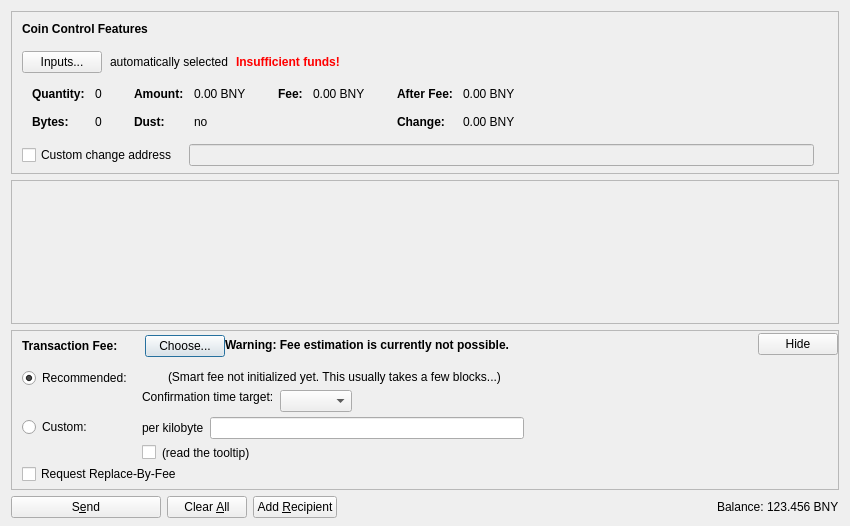
<?xml version="1.0" encoding="UTF-8"?>
<ui version="4.0">
 <class>SendCoinsDialog</class>
 <widget class="QDialog" name="SendCoinsDialog">
  <property name="geometry">
   <rect>
    <x>0</x>
    <y>0</y>
    <width>850</width>
    <height>526</height>
   </rect>
  </property>
  <property name="windowTitle">
   <string>Send Coins</string>
  </property>
  <layout class="QVBoxLayout" name="verticalLayout" stretch="0,1,0,0">
   <property name="bottomMargin">
    <number>8</number>
   </property>
   <item>
    <widget class="QFrame" name="frameCoinControl">
     <property name="sizePolicy">
      <sizepolicy hsizetype="Expanding" vsizetype="Expanding">
       <horstretch>0</horstretch>
       <verstretch>0</verstretch>
      </sizepolicy>
     </property>
     <property name="maximumSize">
      <size>
       <width>16777215</width>
       <height>16777215</height>
      </size>
     </property>
     <property name="frameShape">
      <enum>QFrame::StyledPanel</enum>
     </property>
     <property name="frameShadow">
      <enum>QFrame::Sunken</enum>
     </property>
     <layout class="QVBoxLayout" name="verticalLayoutCoinControl2">
      <property name="spacing">
       <number>0</number>
      </property>
      <property name="leftMargin">
       <number>0</number>
      </property>
      <property name="topMargin">
       <number>0</number>
      </property>
      <property name="rightMargin">
       <number>0</number>
      </property>
      <property name="bottomMargin">
       <number>6</number>
      </property>
      <item>
       <layout class="QVBoxLayout" name="verticalLayoutCoinControl" stretch="0,0,0,0,1">
        <property name="spacing">
         <number>0</number>
        </property>
        <property name="leftMargin">
         <number>10</number>
        </property>
        <property name="topMargin">
         <number>10</number>
        </property>
        <item>
         <layout class="QHBoxLayout" name="horizontalLayoutCoinControl1">
          <property name="bottomMargin">
           <number>15</number>
          </property>
          <item>
           <widget class="QLabel" name="labelCoinControlFeatures">
            <property name="sizePolicy">
             <sizepolicy hsizetype="Preferred" vsizetype="Maximum">
              <horstretch>0</horstretch>
              <verstretch>0</verstretch>
             </sizepolicy>
            </property>
            <property name="font">
             <font>
              <weight>75</weight>
              <bold>true</bold>
             </font>
            </property>
            <property name="styleSheet">
             <string notr="true">font-weight:bold;</string>
            </property>
            <property name="text">
             <string>Coin Control Features</string>
            </property>
           </widget>
          </item>
         </layout>
        </item>
        <item>
         <layout class="QHBoxLayout" name="horizontalLayoutCoinControl2" stretch="0,0,0,0">
          <property name="spacing">
           <number>8</number>
          </property>
          <property name="bottomMargin">
           <number>10</number>
          </property>
          <item>
           <widget class="QPushButton" name="pushButtonCoinControl">
            <property name="styleSheet">
             <string notr="true"/>
            </property>
            <property name="text">
             <string>Inputs...</string>
            </property>
            <property name="autoDefault">
             <bool>false</bool>
            </property>
           </widget>
          </item>
          <item>
           <widget class="QLabel" name="labelCoinControlAutomaticallySelected">
            <property name="text">
             <string>automatically selected</string>
            </property>
            <property name="margin">
             <number>5</number>
            </property>
           </widget>
          </item>
          <item>
           <widget class="QLabel" name="labelCoinControlInsuffFunds">
            <property name="font">
             <font>
              <weight>75</weight>
              <bold>true</bold>
             </font>
            </property>
            <property name="styleSheet">
             <string notr="true">color:red;font-weight:bold;</string>
            </property>
            <property name="text">
             <string>Insufficient funds!</string>
            </property>
            <property name="margin">
             <number>5</number>
            </property>
           </widget>
          </item>
          <item>
           <spacer name="horizontalSpacerCoinControl">
            <property name="orientation">
             <enum>Qt::Horizontal</enum>
            </property>
            <property name="sizeHint" stdset="0">
             <size>
              <width>40</width>
              <height>1</height>
             </size>
            </property>
           </spacer>
          </item>
         </layout>
        </item>
        <item>
         <widget class="QWidget" name="widgetCoinControl" native="true">
          <property name="sizePolicy">
           <sizepolicy hsizetype="Preferred" vsizetype="Preferred">
            <horstretch>0</horstretch>
            <verstretch>0</verstretch>
           </sizepolicy>
          </property>
          <property name="minimumSize">
           <size>
            <width>0</width>
            <height>0</height>
           </size>
          </property>
          <property name="styleSheet">
           <string notr="true"/>
          </property>
          <layout class="QHBoxLayout" name="horizontalLayoutCoinControl5">
           <property name="leftMargin">
            <number>0</number>
           </property>
           <property name="topMargin">
            <number>0</number>
           </property>
           <property name="rightMargin">
            <number>0</number>
           </property>
           <property name="bottomMargin">
            <number>0</number>
           </property>
           <item>
            <layout class="QHBoxLayout" name="horizontalLayoutCoinControl3" stretch="0,0,0,1">
             <property name="spacing">
              <number>20</number>
             </property>
             <property name="topMargin">
              <number>0</number>
             </property>
             <property name="bottomMargin">
              <number>10</number>
             </property>
             <item>
              <layout class="QFormLayout" name="formLayoutCoinControl1">
               <property name="horizontalSpacing">
                <number>10</number>
               </property>
               <property name="verticalSpacing">
                <number>14</number>
               </property>
               <property name="leftMargin">
                <number>10</number>
               </property>
               <property name="topMargin">
                <number>4</number>
               </property>
               <property name="rightMargin">
                <number>6</number>
               </property>
               <item row="0" column="0">
                <widget class="QLabel" name="labelCoinControlQuantityText">
                 <property name="font">
                  <font>
                   <weight>75</weight>
                   <bold>true</bold>
                  </font>
                 </property>
                 <property name="text">
                  <string>Quantity:</string>
                 </property>
                 <property name="margin">
                  <number>0</number>
                 </property>
                </widget>
               </item>
               <item row="0" column="1">
                <widget class="QLabel" name="labelCoinControlQuantity">
                 <property name="cursor">
                  <cursorShape>IBeamCursor</cursorShape>
                 </property>
                 <property name="contextMenuPolicy">
                  <enum>Qt::ActionsContextMenu</enum>
                 </property>
                 <property name="text">
                  <string notr="true">0</string>
                 </property>
                 <property name="margin">
                  <number>0</number>
                 </property>
                 <property name="textInteractionFlags">
                  <set>Qt::LinksAccessibleByMouse|Qt::TextSelectableByKeyboard|Qt::TextSelectableByMouse</set>
                 </property>
                </widget>
               </item>
               <item row="1" column="0">
                <widget class="QLabel" name="labelCoinControlBytesText">
                 <property name="font">
                  <font>
                   <weight>75</weight>
                   <bold>true</bold>
                  </font>
                 </property>
                 <property name="text">
                  <string>Bytes:</string>
                 </property>
                </widget>
               </item>
               <item row="1" column="1">
                <widget class="QLabel" name="labelCoinControlBytes">
                 <property name="cursor">
                  <cursorShape>IBeamCursor</cursorShape>
                 </property>
                 <property name="contextMenuPolicy">
                  <enum>Qt::ActionsContextMenu</enum>
                 </property>
                 <property name="text">
                  <string notr="true">0</string>
                 </property>
                 <property name="textInteractionFlags">
                  <set>Qt::LinksAccessibleByMouse|Qt::TextSelectableByKeyboard|Qt::TextSelectableByMouse</set>
                 </property>
                </widget>
               </item>
              </layout>
             </item>
             <item>
              <layout class="QFormLayout" name="formLayoutCoinControl2">
               <property name="horizontalSpacing">
                <number>10</number>
               </property>
               <property name="verticalSpacing">
                <number>14</number>
               </property>
               <property name="leftMargin">
                <number>6</number>
               </property>
               <property name="topMargin">
                <number>4</number>
               </property>
               <property name="rightMargin">
                <number>6</number>
               </property>
               <item row="0" column="0">
                <widget class="QLabel" name="labelCoinControlAmountText">
                 <property name="font">
                  <font>
                   <weight>75</weight>
                   <bold>true</bold>
                  </font>
                 </property>
                 <property name="text">
                  <string>Amount:</string>
                 </property>
                 <property name="margin">
                  <number>0</number>
                 </property>
                </widget>
               </item>
               <item row="0" column="1">
                <widget class="QLabel" name="labelCoinControlAmount">
                 <property name="cursor">
                  <cursorShape>IBeamCursor</cursorShape>
                 </property>
                 <property name="contextMenuPolicy">
                  <enum>Qt::ActionsContextMenu</enum>
                 </property>
                 <property name="text">
                  <string notr="true">0.00 BNY</string>
                 </property>
                 <property name="textInteractionFlags">
                  <set>Qt::LinksAccessibleByMouse|Qt::TextSelectableByKeyboard|Qt::TextSelectableByMouse</set>
                 </property>
                </widget>
               </item>
               <item row="1" column="0">
                <widget class="QLabel" name="labelCoinControlLowOutputText">
                 <property name="font">
                  <font>
                   <weight>75</weight>
                   <bold>true</bold>
                  </font>
                 </property>
                 <property name="text">
                  <string>Dust:</string>
                 </property>
                </widget>
               </item>
               <item row="1" column="1">
                <widget class="QLabel" name="labelCoinControlLowOutput">
                 <property name="cursor">
                  <cursorShape>IBeamCursor</cursorShape>
                 </property>
                 <property name="contextMenuPolicy">
                  <enum>Qt::ActionsContextMenu</enum>
                 </property>
                 <property name="text">
                  <string notr="true">no</string>
                 </property>
                 <property name="textInteractionFlags">
                  <set>Qt::LinksAccessibleByMouse|Qt::TextSelectableByKeyboard|Qt::TextSelectableByMouse</set>
                 </property>
                </widget>
               </item>
              </layout>
             </item>
             <item>
              <layout class="QFormLayout" name="formLayoutCoinControl3">
               <property name="horizontalSpacing">
                <number>10</number>
               </property>
               <property name="verticalSpacing">
                <number>14</number>
               </property>
               <property name="leftMargin">
                <number>6</number>
               </property>
               <property name="topMargin">
                <number>4</number>
               </property>
               <property name="rightMargin">
                <number>6</number>
               </property>
               <item row="0" column="0">
                <widget class="QLabel" name="labelCoinControlFeeText">
                 <property name="font">
                  <font>
                   <weight>75</weight>
                   <bold>true</bold>
                  </font>
                 </property>
                 <property name="text">
                  <string>Fee:</string>
                 </property>
                 <property name="margin">
                  <number>0</number>
                 </property>
                </widget>
               </item>
               <item row="0" column="1">
                <widget class="QLabel" name="labelCoinControlFee">
                 <property name="cursor">
                  <cursorShape>IBeamCursor</cursorShape>
                 </property>
                 <property name="contextMenuPolicy">
                  <enum>Qt::ActionsContextMenu</enum>
                 </property>
                 <property name="text">
                  <string notr="true">0.00 BNY</string>
                 </property>
                 <property name="textInteractionFlags">
                  <set>Qt::LinksAccessibleByMouse|Qt::TextSelectableByKeyboard|Qt::TextSelectableByMouse</set>
                 </property>
                </widget>
               </item>
              </layout>
             </item>
             <item>
              <layout class="QFormLayout" name="formLayoutCoinControl4">
               <property name="horizontalSpacing">
                <number>10</number>
               </property>
               <property name="verticalSpacing">
                <number>14</number>
               </property>
               <property name="leftMargin">
                <number>6</number>
               </property>
               <property name="topMargin">
                <number>4</number>
               </property>
               <property name="rightMargin">
                <number>6</number>
               </property>
               <item row="0" column="0">
                <widget class="QLabel" name="labelCoinControlAfterFeeText">
                 <property name="font">
                  <font>
                   <weight>75</weight>
                   <bold>true</bold>
                  </font>
                 </property>
                 <property name="text">
                  <string>After Fee:</string>
                 </property>
                 <property name="margin">
                  <number>0</number>
                 </property>
                </widget>
               </item>
               <item row="0" column="1">
                <widget class="QLabel" name="labelCoinControlAfterFee">
                 <property name="cursor">
                  <cursorShape>IBeamCursor</cursorShape>
                 </property>
                 <property name="contextMenuPolicy">
                  <enum>Qt::ActionsContextMenu</enum>
                 </property>
                 <property name="text">
                  <string notr="true">0.00 BNY</string>
                 </property>
                 <property name="textInteractionFlags">
                  <set>Qt::LinksAccessibleByMouse|Qt::TextSelectableByKeyboard|Qt::TextSelectableByMouse</set>
                 </property>
                </widget>
               </item>
               <item row="1" column="0">
                <widget class="QLabel" name="labelCoinControlChangeText">
                 <property name="font">
                  <font>
                   <weight>75</weight>
                   <bold>true</bold>
                  </font>
                 </property>
                 <property name="text">
                  <string>Change:</string>
                 </property>
                </widget>
               </item>
               <item row="1" column="1">
                <widget class="QLabel" name="labelCoinControlChange">
                 <property name="cursor">
                  <cursorShape>IBeamCursor</cursorShape>
                 </property>
                 <property name="contextMenuPolicy">
                  <enum>Qt::ActionsContextMenu</enum>
                 </property>
                 <property name="text">
                  <string notr="true">0.00 BNY</string>
                 </property>
                 <property name="textInteractionFlags">
                  <set>Qt::LinksAccessibleByMouse|Qt::TextSelectableByKeyboard|Qt::TextSelectableByMouse</set>
                 </property>
                </widget>
               </item>
              </layout>
             </item>
            </layout>
           </item>
          </layout>
         </widget>
        </item>
        <item>
         <layout class="QHBoxLayout" name="horizontalLayoutCoinControl4" stretch="0,0,0">
          <property name="spacing">
           <number>12</number>
          </property>
          <property name="sizeConstraint">
           <enum>QLayout::SetDefaultConstraint</enum>
          </property>
          <property name="topMargin">
           <number>5</number>
          </property>
          <property name="rightMargin">
           <number>5</number>
          </property>
          <item>
           <widget class="QCheckBox" name="checkBoxCoinControlChange">
            <property name="toolTip">
             <string>If this is activated, but the change address is empty or invalid, change will be sent to a newly generated address.</string>
            </property>
            <property name="text">
             <string>Custom change address</string>
            </property>
           </widget>
          </item>
          <item>
           <widget class="QValidatedLineEdit" name="lineEditCoinControlChange">
            <property name="enabled">
             <bool>false</bool>
            </property>
            <property name="sizePolicy">
             <sizepolicy hsizetype="Expanding" vsizetype="Fixed">
              <horstretch>0</horstretch>
              <verstretch>0</verstretch>
             </sizepolicy>
            </property>
           </widget>
          </item>
          <item>
           <widget class="QLabel" name="labelCoinControlChangeLabel">
            <property name="sizePolicy">
             <sizepolicy hsizetype="Preferred" vsizetype="Expanding">
              <horstretch>0</horstretch>
              <verstretch>0</verstretch>
             </sizepolicy>
            </property>
            <property name="minimumSize">
             <size>
              <width>0</width>
              <height>0</height>
             </size>
            </property>
            <property name="text">
             <string/>
            </property>
            <property name="margin">
             <number>3</number>
            </property>
           </widget>
          </item>
         </layout>
        </item>
        <item>
         <spacer name="verticalSpacerCoinControl">
          <property name="orientation">
           <enum>Qt::Vertical</enum>
          </property>
          <property name="sizeHint" stdset="0">
           <size>
            <width>800</width>
            <height>1</height>
           </size>
          </property>
         </spacer>
        </item>
       </layout>
      </item>
     </layout>
    </widget>
   </item>
   <item>
    <widget class="QScrollArea" name="scrollArea">
     <property name="widgetResizable">
      <bool>true</bool>
     </property>
     <widget class="QWidget" name="scrollAreaWidgetContents">
      <property name="geometry">
       <rect>
        <x>0</x>
        <y>0</y>
        <width>830</width>
        <height>104</height>
       </rect>
      </property>
      <layout class="QVBoxLayout" name="verticalLayout_2" stretch="0,1">
       <property name="leftMargin">
        <number>0</number>
       </property>
       <property name="topMargin">
        <number>0</number>
       </property>
       <property name="rightMargin">
        <number>0</number>
       </property>
       <property name="bottomMargin">
        <number>0</number>
       </property>
       <item>
        <layout class="QVBoxLayout" name="entries">
         <property name="spacing">
          <number>6</number>
         </property>
        </layout>
       </item>
       <item>
        <spacer name="verticalSpacer">
         <property name="orientation">
          <enum>Qt::Vertical</enum>
         </property>
         <property name="sizeHint" stdset="0">
          <size>
           <width>20</width>
           <height>40</height>
          </size>
         </property>
        </spacer>
       </item>
      </layout>
     </widget>
    </widget>
   </item>
   <item>
    <widget class="QFrame" name="frameFee">
     <property name="sizePolicy">
      <sizepolicy hsizetype="Expanding" vsizetype="Expanding">
       <horstretch>0</horstretch>
       <verstretch>0</verstretch>
      </sizepolicy>
     </property>
     <property name="maximumSize">
      <size>
       <width>16777215</width>
       <height>16777215</height>
      </size>
     </property>
     <property name="frameShape">
      <enum>QFrame::StyledPanel</enum>
     </property>
     <property name="frameShadow">
      <enum>QFrame::Sunken</enum>
     </property>
     <layout class="QVBoxLayout" name="verticalLayoutFee1">
      <property name="spacing">
       <number>0</number>
      </property>
      <property name="leftMargin">
       <number>0</number>
      </property>
      <property name="topMargin">
       <number>0</number>
      </property>
      <property name="rightMargin">
       <number>0</number>
      </property>
      <property name="bottomMargin">
       <number>0</number>
      </property>
      <item>
       <layout class="QVBoxLayout" name="verticalLayoutFee2" stretch="0,0,0">
        <property name="spacing">
         <number>0</number>
        </property>
        <property name="leftMargin">
         <number>10</number>
        </property>
        <property name="topMargin">
         <number>0</number>
        </property>
        <item>
         <layout class="QHBoxLayout" name="horizontalLayoutFee1">
          <property name="bottomMargin">
           <number>0</number>
          </property>
          <item>
           <layout class="QVBoxLayout" name="verticalLayoutFee7">
            <property name="spacing">
             <number>0</number>
            </property>
            <item>
             <spacer name="verticalSpacerSmartFee">
              <property name="orientation">
               <enum>Qt::Vertical</enum>
              </property>
              <property name="sizeType">
               <enum>QSizePolicy::Fixed</enum>
              </property>
              <property name="sizeHint" stdset="0">
               <size>
                <width>1</width>
                <height>4</height>
               </size>
              </property>
             </spacer>
            </item>
            <item>
             <layout class="QHBoxLayout" name="horizontalLayoutSmartFee">
              <property name="spacing">
               <number>10</number>
              </property>
              <item>
               <widget class="QLabel" name="labelFeeHeadline">
                <property name="sizePolicy">
                 <sizepolicy hsizetype="Preferred" vsizetype="Maximum">
                  <horstretch>0</horstretch>
                  <verstretch>0</verstretch>
                 </sizepolicy>
                </property>
                <property name="font">
                 <font>
                  <weight>75</weight>
                  <bold>true</bold>
                 </font>
                </property>
                <property name="styleSheet">
                 <string notr="true">font-weight:bold;</string>
                </property>
                <property name="text">
                 <string>Transaction Fee:</string>
                </property>
               </widget>
              </item>
              <item>
               <widget class="QLabel" name="labelFeeMinimized">
                <property name="text">
                 <string/>
                </property>
               </widget>
              </item>
              <item>
               <widget class="QPushButton" name="buttonChooseFee">
                <property name="text">
                 <string>Choose...</string>
                </property>
               </widget>
              </item>
             </layout>
            </item>
            <item>
             <spacer name="verticalSpacer_5">
              <property name="orientation">
               <enum>Qt::Vertical</enum>
              </property>
              <property name="sizeHint" stdset="0">
               <size>
                <width>1</width>
                <height>1</height>
               </size>
              </property>
             </spacer>
            </item>
           </layout>
          </item>
          <item>
           <widget class="QLabel" name="fallbackFeeWarningLabel">
            <property name="toolTip">
             <string>Using the fallbackfee can result in sending a transaction that will take several hours or days (or never) to confirm. Consider choosing your fee manually or wait until you have validated the complete chain.</string>
            </property>
            <property name="font">
            <font>
                <weight>75</weight>
                <bold>true</bold>
            </font>
            </property>
            <property name="text">
             <string>Warning: Fee estimation is currently not possible.</string>
            </property>
            <property name="wordWrap">
             <bool>false</bool>
            </property>
           </widget>
          </item>
          <item>
           <spacer name="horizontalSpacer_4">
            <property name="orientation">
             <enum>Qt::Horizontal</enum>
            </property>
            <property name="sizeType">
             <enum>QSizePolicy::MinimumExpanding</enum>
            </property>
            <property name="sizeHint" stdset="0">
             <size>
              <width>40</width>
              <height>20</height>
             </size>
            </property>
           </spacer>
          </item>
          <item>
           <widget class="QPushButton" name="buttonMinimizeFee">
            <property name="toolTip">
             <string>collapse fee-settings</string>
            </property>
            <property name="text">
             <string>Hide</string>
            </property>
           </widget>
          </item>
         </layout>
        </item>
        <item>
         <widget class="QFrame" name="frameFeeSelection">
          <layout class="QVBoxLayout" name="verticalLayoutFee12">
           <property name="spacing">
            <number>0</number>
           </property>
           <property name="leftMargin">
            <number>0</number>
           </property>
           <property name="topMargin">
            <number>0</number>
           </property>
           <property name="rightMargin">
            <number>0</number>
           </property>
           <property name="bottomMargin">
            <number>0</number>
           </property>
           <item>
            <layout class="QGridLayout" name="gridLayoutFee">
             <property name="topMargin">
              <number>10</number>
             </property>
             <property name="bottomMargin">
              <number>4</number>
             </property>
             <property name="horizontalSpacing">
              <number>10</number>
             </property>
             <property name="verticalSpacing">
              <number>4</number>
             </property>
             <item row="1" column="1">
              <layout class="QVBoxLayout" name="verticalLayoutFee8">
               <property name="spacing">
                <number>6</number>
               </property>
               <item>
                <layout class="QHBoxLayout" name="horizontalLayoutFee13">
                 <item>
                  <widget class="QLabel" name="labelCustomPerKilobyte">
                   <property name="toolTip">
                    <string>If the custom fee is set to 1000 satoshis and the transaction is only 250 bytes, then &quot;per kilobyte&quot; only pays 250 satoshis in fee, while &quot;total at least&quot; pays 1000 satoshis. For transactions bigger than a kilobyte both pay by kilobyte.</string>
                   </property>
                   <property name="text">
                    <string>per kilobyte</string>
                   </property>
                  </widget>
                 </item>
                 <item>
                  <widget class="BitcoinNoomyAmountField" name="customFee"/>
                 </item>
                 <item>
                  <spacer name="horizontalSpacer_6">
                   <property name="orientation">
                    <enum>Qt::Horizontal</enum>
                   </property>
                   <property name="sizeHint" stdset="0">
                    <size>
                     <width>1</width>
                     <height>1</height>
                    </size>
                   </property>
                  </spacer>
                 </item>
                </layout>
               </item>
               <item>
                <layout class="QHBoxLayout" name="horizontalLayoutFee8">
                 <item>
                  <widget class="QCheckBox" name="checkBoxMinimumFee">
                   <property name="toolTip">
                    <string>Paying only the minimum fee is just fine as long as there is less transaction volume than space in the blocks. But be aware that this can end up in a never confirming transaction once there is more demand for bitcoinnoomy transactions than the network can process.</string>
                   </property>
                   <property name="text">
                    <string/>
                   </property>
                  </widget>
                 </item>
                 <item>
                  <widget class="QLabel" name="labelMinFeeWarning">
                   <property name="enabled">
                    <bool>true</bool>
                   </property>
                   <property name="toolTip">
                    <string>Paying only the minimum fee is just fine as long as there is less transaction volume than space in the blocks. But be aware that this can end up in a never confirming transaction once there is more demand for bitcoinnoomy transactions than the network can process.</string>
                   </property>
                   <property name="text">
                    <string>(read the tooltip)</string>
                   </property>
                   <property name="margin">
                    <number>5</number>
                   </property>
                  </widget>
                 </item>
                 <item>
                  <spacer name="horizontalSpacer_2">
                   <property name="orientation">
                    <enum>Qt::Horizontal</enum>
                   </property>
                   <property name="sizeHint" stdset="0">
                    <size>
                     <width>1</width>
                     <height>1</height>
                    </size>
                   </property>
                  </spacer>
                 </item>
                </layout>
               </item>
              </layout>
             </item>
             <item row="0" column="0">
              <layout class="QVBoxLayout" name="verticalLayoutFee4" stretch="0,1">
               <item>
                <widget class="QRadioButton" name="radioSmartFee">
                 <property name="text">
                  <string>Recommended:</string>
                 </property>
                 <property name="checked">
                  <bool>true</bool>
                 </property>
                 <attribute name="buttonGroup">
                  <string notr="true">groupFee</string>
                 </attribute>
                </widget>
               </item>
               <item>
                <spacer name="verticalSpacer_2">
                 <property name="orientation">
                  <enum>Qt::Vertical</enum>
                 </property>
                 <property name="sizeHint" stdset="0">
                  <size>
                   <width>1</width>
                   <height>1</height>
                  </size>
                 </property>
                </spacer>
               </item>
              </layout>
             </item>
             <item row="1" column="0">
              <layout class="QVBoxLayout" name="verticalLayoutFee9" stretch="0,1">
               <item>
                <widget class="QRadioButton" name="radioCustomFee">
                 <property name="text">
                  <string>Custom:</string>
                 </property>
                 <attribute name="buttonGroup">
                  <string notr="true">groupFee</string>
                 </attribute>
                </widget>
               </item>
               <item>
                <spacer name="verticalSpacer_6">
                 <property name="orientation">
                  <enum>Qt::Vertical</enum>
                 </property>
                 <property name="sizeHint" stdset="0">
                  <size>
                   <width>1</width>
                   <height>1</height>
                  </size>
                 </property>
                </spacer>
               </item>
              </layout>
             </item>
             <item row="0" column="1">
              <layout class="QVBoxLayout" name="verticalLayoutFee3" stretch="0,0,1">
               <property name="spacing">
                <number>6</number>
               </property>
               <property name="topMargin">
                <number>2</number>
               </property>
               <item>
                <layout class="QHBoxLayout" name="horizontalLayoutFee12">
                 <item>
                  <widget class="QLabel" name="labelSmartFee">
                   <property name="text">
                    <string/>
                   </property>
                   <property name="margin">
                    <number>2</number>
                   </property>
                  </widget>
                 </item>
                 <item>
                  <widget class="QLabel" name="labelFeeEstimation">
                   <property name="text">
                    <string/>
                   </property>
                  </widget>
                 </item>
                 <item>
                  <widget class="QLabel" name="labelSmartFee2">
                   <property name="text">
                    <string>(Smart fee not initialized yet. This usually takes a few blocks...)</string>
                   </property>
                   <property name="margin">
                    <number>2</number>
                   </property>
                  </widget>
                 </item>
                 <item>
                  <spacer name="horizontalSpacer_5">
                   <property name="orientation">
                    <enum>Qt::Horizontal</enum>
                   </property>
                   <property name="sizeHint" stdset="0">
                    <size>
                     <width>1</width>
                     <height>1</height>
                    </size>
                   </property>
                  </spacer>
                 </item>
                </layout>
               </item>
               <item>
                <layout class="QHBoxLayout" name="horizontalLayoutFee9">
                 <item>
                  <layout class="QVBoxLayout" name="verticalLayoutFee6">
                   <item>
                    <widget class="QLabel" name="labelSmartFee3">
                     <property name="text">
                      <string>Confirmation time target:</string>
                     </property>
                     <property name="margin">
                      <number>2</number>
                     </property>
                    </widget>
                   </item>
                   <item>
                    <spacer name="verticalSpacer_3">
                     <property name="orientation">
                      <enum>Qt::Vertical</enum>
                     </property>
                     <property name="sizeHint" stdset="0">
                      <size>
                       <width>1</width>
                       <height>1</height>
                      </size>
                     </property>
                    </spacer>
                   </item>
                  </layout>
                 </item>
                 <item>
                  <layout class="QVBoxLayout" name="verticalLayoutFee5">
                   <property name="rightMargin">
                    <number>30</number>
                   </property>
                   <item>
                    <layout class="QHBoxLayout" name="horizontalLayoutConfTarget">
                     <property name="bottomMargin">
                      <number>0</number>
                     </property>
                     <item>
                      <widget class="QComboBox" name="confTargetSelector"/>
                     </item>
                     <item>
                      <spacer name="horizontalSpacerConfTarget">
                       <property name="orientation">
                        <enum>Qt::Horizontal</enum>
                       </property>
                       <property name="sizeHint" stdset="0">
                        <size>
                         <width>40</width>
                         <height>20</height>
                        </size>
                       </property>
                      </spacer>
                     </item>
                    </layout>
                   </item>
                  </layout>
                 </item>
                </layout>
               </item>
               <item>
                <spacer name="verticalSpacer_4">
                 <property name="orientation">
                  <enum>Qt::Vertical</enum>
                 </property>
                 <property name="sizeHint" stdset="0">
                  <size>
                   <width>1</width>
                   <height>1</height>
                  </size>
                 </property>
                </spacer>
               </item>
              </layout>
             </item>
            </layout>
           </item>
           <item>
            <widget class="QCheckBox" name="optInRBF">
             <property name="text">
              <string>Request Replace-By-Fee</string>
             </property>
             <property name="toolTip">
              <string>Indicates that the sender may wish to replace this transaction with a new one paying higher fees (prior to being confirmed).</string>
             </property>
            </widget>
           </item>
          </layout>
         </widget>
        </item>
        <item>
         <spacer name="verticalSpacerFee">
          <property name="orientation">
           <enum>Qt::Vertical</enum>
          </property>
          <property name="sizeHint" stdset="0">
           <size>
            <width>40</width>
            <height>5</height>
           </size>
          </property>
         </spacer>
        </item>
       </layout>
      </item>
     </layout>
    </widget>
   </item>
   <item>
    <layout class="QHBoxLayout" name="horizontalLayout">
     <item>
      <widget class="QPushButton" name="sendButton">
       <property name="minimumSize">
        <size>
         <width>150</width>
         <height>0</height>
        </size>
       </property>
       <property name="toolTip">
        <string>Confirm the send action</string>
       </property>
       <property name="text">
        <string>S&amp;end</string>
       </property>
       <property name="icon">
        <iconset resource="../bitcoinnoomy.qrc">
         <normaloff>:/icons/send</normaloff>:/icons/send</iconset>
       </property>
       <property name="autoDefault">
        <bool>false</bool>
       </property>
       <property name="default">
        <bool>false</bool>
       </property>
      </widget>
     </item>
     <item>
      <widget class="QPushButton" name="clearButton">
       <property name="sizePolicy">
        <sizepolicy hsizetype="Minimum" vsizetype="Fixed">
         <horstretch>0</horstretch>
         <verstretch>0</verstretch>
        </sizepolicy>
       </property>
       <property name="toolTip">
        <string>Clear all fields of the form.</string>
       </property>
       <property name="text">
        <string>Clear &amp;All</string>
       </property>
       <property name="icon">
        <iconset resource="../bitcoinnoomy.qrc">
         <normaloff>:/icons/remove</normaloff>:/icons/remove</iconset>
       </property>
       <property name="autoDefault">
        <bool>false</bool>
       </property>
      </widget>
     </item>
     <item>
      <widget class="QPushButton" name="addButton">
       <property name="toolTip">
        <string>Send to multiple recipients at once</string>
       </property>
       <property name="text">
        <string>Add &amp;Recipient</string>
       </property>
       <property name="icon">
        <iconset resource="../bitcoinnoomy.qrc">
         <normaloff>:/icons/add</normaloff>:/icons/add</iconset>
       </property>
       <property name="autoDefault">
        <bool>false</bool>
       </property>
      </widget>
     </item>
     <item>
      <spacer name="horizontalSpacer">
       <property name="orientation">
        <enum>Qt::Horizontal</enum>
       </property>
       <property name="sizeHint" stdset="0">
        <size>
         <width>40</width>
         <height>20</height>
        </size>
       </property>
      </spacer>
     </item>
     <item>
      <layout class="QHBoxLayout" name="horizontalLayout_2">
       <property name="spacing">
        <number>3</number>
       </property>
       <item>
        <widget class="QLabel" name="label">
         <property name="sizePolicy">
          <sizepolicy hsizetype="Preferred" vsizetype="Fixed">
           <horstretch>0</horstretch>
           <verstretch>0</verstretch>
          </sizepolicy>
         </property>
         <property name="text">
          <string>Balance:</string>
         </property>
        </widget>
       </item>
       <item>
        <widget class="QLabel" name="labelBalance">
         <property name="sizePolicy">
          <sizepolicy hsizetype="Preferred" vsizetype="Fixed">
           <horstretch>0</horstretch>
           <verstretch>0</verstretch>
          </sizepolicy>
         </property>
         <property name="cursor">
          <cursorShape>IBeamCursor</cursorShape>
         </property>
         <property name="text">
          <string notr="true">123.456 BNY</string>
         </property>
         <property name="textInteractionFlags">
          <set>Qt::LinksAccessibleByMouse|Qt::TextSelectableByKeyboard|Qt::TextSelectableByMouse</set>
         </property>
        </widget>
       </item>
      </layout>
     </item>
    </layout>
   </item>
  </layout>
 </widget>
 <customwidgets>
  <customwidget>
   <class>QValidatedLineEdit</class>
   <extends>QLineEdit</extends>
   <header>qvalidatedlineedit.h</header>
  </customwidget>
  <customwidget>
   <class>BitcoinNoomyAmountField</class>
   <extends>QLineEdit</extends>
   <header>bitcoinnoomyamountfield.h</header>
   <container>1</container>
  </customwidget>
 </customwidgets>
 <resources>
  <include location="../bitcoinnoomy.qrc"/>
 </resources>
 <connections/>
 <buttongroups>
  <buttongroup name="groupFee"/>
 </buttongroups>
</ui>
